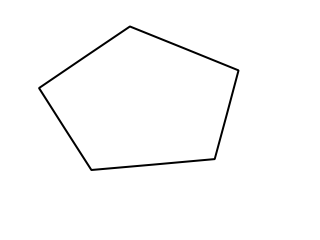
#> input picture pentagon.png, 320 x 240 px
$ python main2.py
#> lines starting #> are read from the running program, lines starting #| are printed output that depends on the picture
from scipy import misc
import imageio

import matplotlib.pyplot as plt
import numpy as np
import math

#----------------------------------------------------------------------------------------#
# Step 1: read image

img = imageio.imread('pentagon.png')
#> img is the input picture: shape (240, 320, 4); mean R, G, B, A 251.4, 251.4, 251.4, 255

print('image shape: ', img.shape)
#| image shape:  (240, 320, 4)

plt.imshow(img, )

plt.savefig("image.png",bbox_inches='tight')

plt.close()

#----------------------------------------------------------------------------------------#
# Step 2: Hough Space

img_shape = img.shape
#> img_shape = (240, 320, 4)

x_max = img_shape[0]
#> x_max = 240
y_max = img_shape[1]
#> y_max = 320

theta_max = 1.0 * math.pi
theta_min = 0.0

r_min = 0.0
r_max = math.hypot(x_max, y_max)
#> r_max = 400

r_dim = 200
theta_dim = 300

hough_space = np.zeros((r_dim,theta_dim))

for x in range(x_max):
    for y in range(y_max):
        if img[x,y,0] == 255: continue
        for itheta in range(theta_dim):
            theta = 1.0 * itheta * theta_max / theta_dim
            r = x * math.cos(theta) + y * math.sin(theta)
            ir = r_dim * ( 1.0 * r ) / r_max
            hough_space[int(ir),itheta] = hough_space[int(ir),itheta] + 1
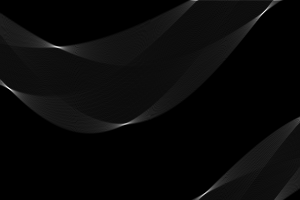
#> hough_space: shape (200, 300) float64; min 0, max 243, mean 8.6

plt.imshow(hough_space, origin='lower')
plt.xlim(0,theta_dim)
plt.ylim(0,r_dim)

tick_locs = [i for i in range(0,theta_dim,40)]
tick_lbls = [round( (1.0 * i * theta_max) / theta_dim,1) for i in range(0,theta_dim,40)]
plt.xticks(tick_locs, tick_lbls)

tick_locs = [i for i in range(0,r_dim,20)]
tick_lbls = [round( (1.0 * i * r_max ) / r_dim,1) for i in range(0,r_dim,20)]
plt.yticks(tick_locs, tick_lbls)

plt.xlabel(r'Theta')
plt.ylabel(r'r')
plt.title('Hough Space')

plt.savefig("hough_space_r_theta.png",bbox_inches='tight')

plt.close()

#----------------------------------------------------------------------------------------#
# Find maximas 1
'''
Sorted_Index_HoughTransform =  np.argsort(hough_space, axis=None)

print 'Sorted_Index_HoughTransform[0]', Sorted_Index_HoughTransform[0]
#print Sorted_Index_HoughTransform.shape, r_dim * theta_dim

shape = Sorted_Index_HoughTransform.shape

k = shape[0] - 1
list_r = []
list_theta = []
for d in range(5):
    i = int( Sorted_Index_HoughTransform[k] / theta_dim )
    #print i, round( (1.0 * i * r_max ) / r_dim,1)
    list_r.append(round( (1.0 * i * r_max ) / r_dim,1))
    j = Sorted_Index_HoughTransform[k] - theta_dim * i
    print 'Maxima', d+1, 'r: ', j, 'theta', round( (1.0 * j * theta_max) / theta_dim,1)
    list_theta.append(round( (1.0 * j * theta_max) / theta_dim,1))
    print "--------------------"
    k = k - 1


#theta = list_theta[7]
#r = list_r[7]

#print " r,theta",r,theta, math.degrees(theta)
'''
#----------------------------------------------------------------------------------------#
# Step 3: Find maximas 2

import scipy.ndimage.filters as filters
import scipy.ndimage as ndimage

neighborhood_size = 20
threshold = 140

data_max = filters.maximum_filter(hough_space, neighborhood_size)
maxima = (hough_space == data_max)


data_min = filters.minimum_filter(hough_space, neighborhood_size)
diff = ((data_max - data_min) > threshold)
maxima[diff == 0] = 0

labeled, num_objects = ndimage.label(maxima)
slices = ndimage.find_objects(labeled)

x, y = [], []
for dy,dx in slices:
    x_center = (dx.start + dx.stop - 1)/2
    x.append(x_center)
    y_center = (dy.start + dy.stop - 1)/2
    y.append(y_center)

print(x)
print(y)

plt.imshow(hough_space, origin='lower')
plt.savefig('hough_space_i_j.png', bbox_inches = 'tight')

plt.autoscale(False)
plt.plot(x,y, 'ro')
plt.savefig('hough_space_maximas.png', bbox_inches = 'tight')
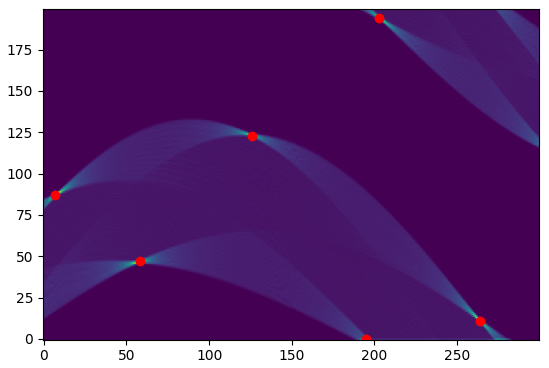
#> figure drawn by matplotlib, 1 panel

plt.close()

#----------------------------------------------------------------------------------------#
# Step 4: Plot lines

line_index = 1

for i,j in zip(y, x):

    r = round( (1.0 * i * r_max ) / r_dim,1)
    theta = round( (1.0 * j * theta_max) / theta_dim,1)

    fig, ax = plt.subplots()

    ax.imshow(img)

    ax.autoscale(False)

    px = []
    py = []
    for i in range(-y_max-40,y_max+40,1):
        px.append( math.cos(-theta) * i - math.sin(-theta) * r )
        py.append( math.sin(-theta) * i + math.cos(-theta) * r )

    ax.plot(px,py, linewidth=10)

    plt.savefig("image_line_"+ "%02d" % line_index +".png",bbox_inches='tight')

    #plt.show()

    plt.close()

    line_index = line_index + 1
#> this loop made 6 passes
#> pass 1, `plt.savefig("image_line_"+ "%02d" % line_index +".png",bbox_inches='ti..`:
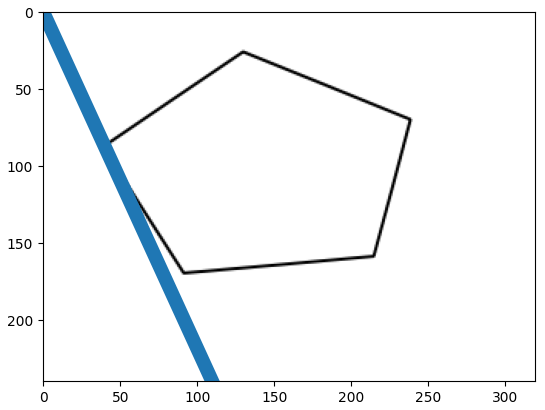
#> figure drawn by matplotlib, 1 panel
#> pass 2, `plt.savefig("image_line_"+ "%02d" % line_index +".png",bbox_inches='ti..`:
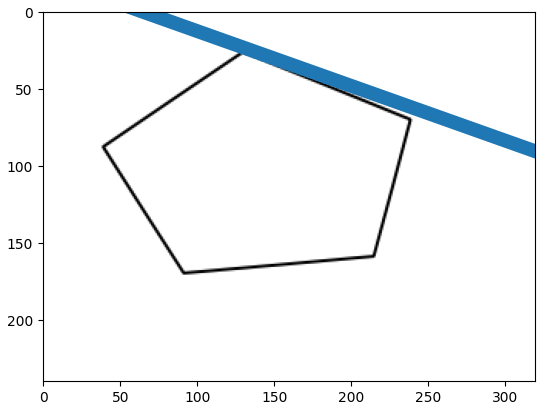
#> figure drawn by matplotlib, 1 panel
#> after the loop, line_index = 7

#----------------------------------------------------------------------------------------#
# Plot lines
'''
i = 11
j = 264

i = y[1]
j = x[1]

print i,j

r = round( (1.0 * i * r_max ) / r_dim,1)
theta = round( (1.0 * j * theta_max) / theta_dim,1)

print 'r', r
print 'theta', theta


fig, ax = plt.subplots()

ax.imshow(img)

ax.autoscale(False)

px = []
py = []
for i in range(-y_max-40,y_max+40,1):
    px.append( math.cos(-theta) * i - math.sin(-theta) * r )
    py.append( math.sin(-theta) * i + math.cos(-theta) * r )

print px
print py

ax.plot(px,py, linewidth=10)

plt.savefig("PlottedLine_07.png",bbox_inches='tight')

#plt.show()

'''
